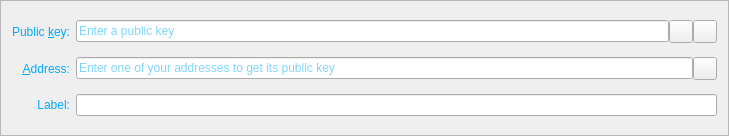
<?xml version="1.0" encoding="UTF-8"?>
<ui version="4.0">
 <class>MultisigAddressEntry</class>
 <widget class="QFrame" name="MultisigAddressEntry">
  <property name="geometry">
   <rect>
    <x>0</x>
    <y>0</y>
    <width>729</width>
    <height>136</height>
   </rect>
  </property>
  <property name="windowTitle">
   <string>Form</string>
  </property>
  <property name="styleSheet">
   <string notr="true">background-image: url(:/images/bkg2);
color: rgb(0, 170, 255);</string>
  </property>
  <property name="frameShape">
   <enum>QFrame::StyledPanel</enum>
  </property>
  <property name="frameShadow">
   <enum>QFrame::Sunken</enum>
  </property>
  <layout class="QGridLayout" name="gridLayout">
   <item row="0" column="0">
    <widget class="QLabel" name="pubkeyLabel">
     <property name="text">
      <string>Public &amp;key:</string>
     </property>
     <property name="alignment">
      <set>Qt::AlignRight|Qt::AlignTrailing|Qt::AlignVCenter</set>
     </property>
     <property name="buddy">
      <cstring>pubkey</cstring>
     </property>
    </widget>
   </item>
   <item row="0" column="1">
    <layout class="QHBoxLayout" name="pubkeyLayout">
     <property name="spacing">
      <number>0</number>
     </property>
     <item>
      <widget class="QValidatedLineEdit" name="pubkey">
       <property name="toolTip">
        <string>The public key of an address</string>
       </property>
       <property name="placeholderText">
        <string>Enter a public key</string>
       </property>
      </widget>
     </item>
     <item>
      <widget class="QToolButton" name="pasteButton">
       <property name="toolTip">
        <string>Paste public key from clipboard</string>
       </property>
       <property name="text">
        <string/>
       </property>
       <property name="icon">
        <iconset resource="../bitcoin.qrc">
         <normaloff>:/icons/editpaste</normaloff>:/icons/editpaste</iconset>
       </property>
       <property name="shortcut">
        <string>Alt+P</string>
       </property>
      </widget>
     </item>
     <item>
      <widget class="QToolButton" name="deleteButton">
       <property name="toolTip">
        <string>Remove this public key</string>
       </property>
       <property name="text">
        <string/>
       </property>
       <property name="icon">
        <iconset resource="../bitcoin.qrc">
         <normaloff>:/icons/remove</normaloff>:/icons/remove</iconset>
       </property>
      </widget>
     </item>
    </layout>
   </item>
   <item row="1" column="0">
    <widget class="QLabel" name="addressLabel">
     <property name="text">
      <string>&amp;Address:</string>
     </property>
     <property name="alignment">
      <set>Qt::AlignRight|Qt::AlignTrailing|Qt::AlignVCenter</set>
     </property>
     <property name="buddy">
      <cstring>address</cstring>
     </property>
    </widget>
   </item>
   <item row="1" column="1">
    <layout class="QHBoxLayout" name="addressLayout">
     <property name="spacing">
      <number>0</number>
     </property>
     <item>
      <widget class="QValidatedLineEdit" name="address">
       <property name="enabled">
        <bool>true</bool>
       </property>
       <property name="toolTip">
        <string>Address associated to the public key</string>
       </property>
       <property name="placeholderText">
        <string>Enter one of your addresses to get its public key</string>
       </property>
      </widget>
     </item>
     <item>
      <widget class="QToolButton" name="addressBookButton">
       <property name="toolTip">
        <string>Choose address from address book</string>
       </property>
       <property name="text">
        <string/>
       </property>
       <property name="icon">
        <iconset resource="../bitcoin.qrc">
         <normaloff>:/icons/address-book</normaloff>:/icons/address-book</iconset>
       </property>
       <property name="shortcut">
        <string>Alt+A</string>
       </property>
      </widget>
     </item>
    </layout>
   </item>
   <item row="2" column="0">
    <widget class="QLabel" name="labelLabel">
     <property name="text">
      <string>Label:</string>
     </property>
     <property name="alignment">
      <set>Qt::AlignRight|Qt::AlignTrailing|Qt::AlignVCenter</set>
     </property>
    </widget>
   </item>
   <item row="2" column="1">
    <widget class="QValidatedLineEdit" name="label">
     <property name="enabled">
      <bool>true</bool>
     </property>
     <property name="toolTip">
      <string/>
     </property>
     <property name="readOnly">
      <bool>true</bool>
     </property>
    </widget>
   </item>
  </layout>
 </widget>
 <customwidgets>
  <customwidget>
   <class>QValidatedLineEdit</class>
   <extends>QLineEdit</extends>
   <header>qvalidatedlineedit.h</header>
  </customwidget>
 </customwidgets>
 <resources>
  <include location="../bitcoin.qrc"/>
 </resources>
 <connections/>
</ui>
